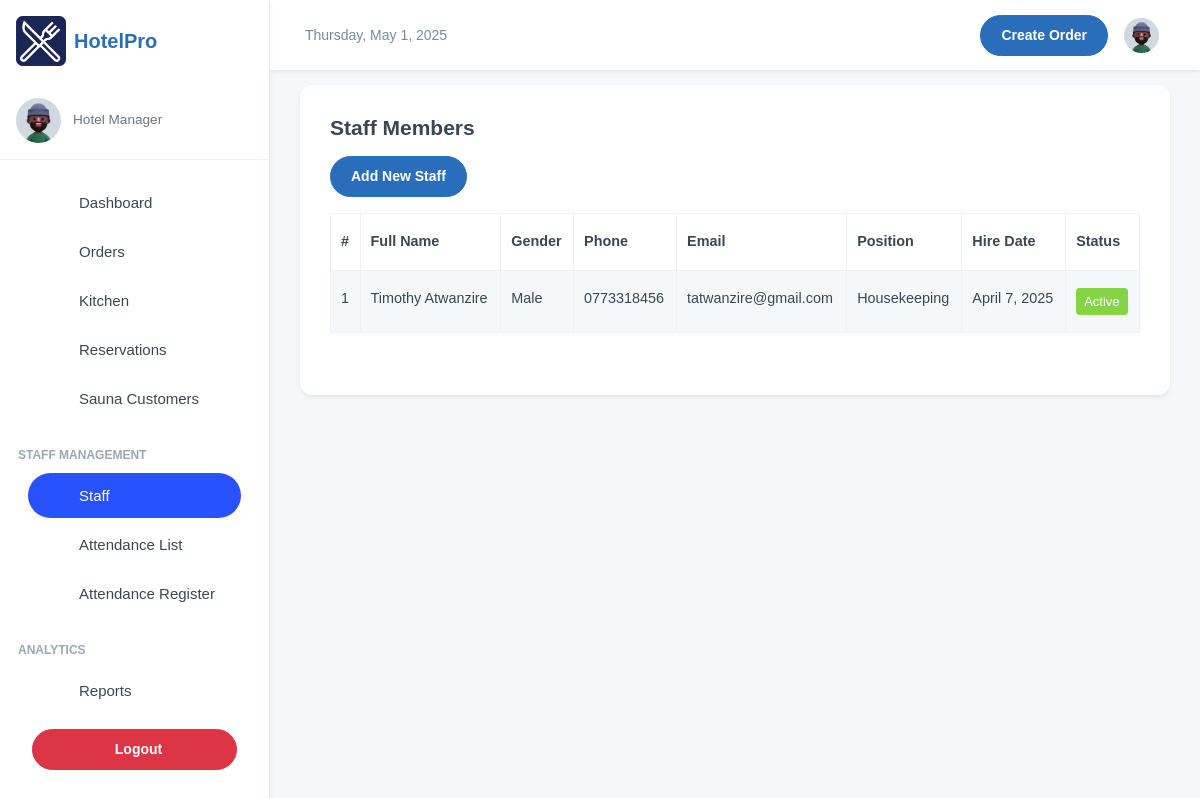
Page /staffing/staff/ (signed in) on the earlier database version.
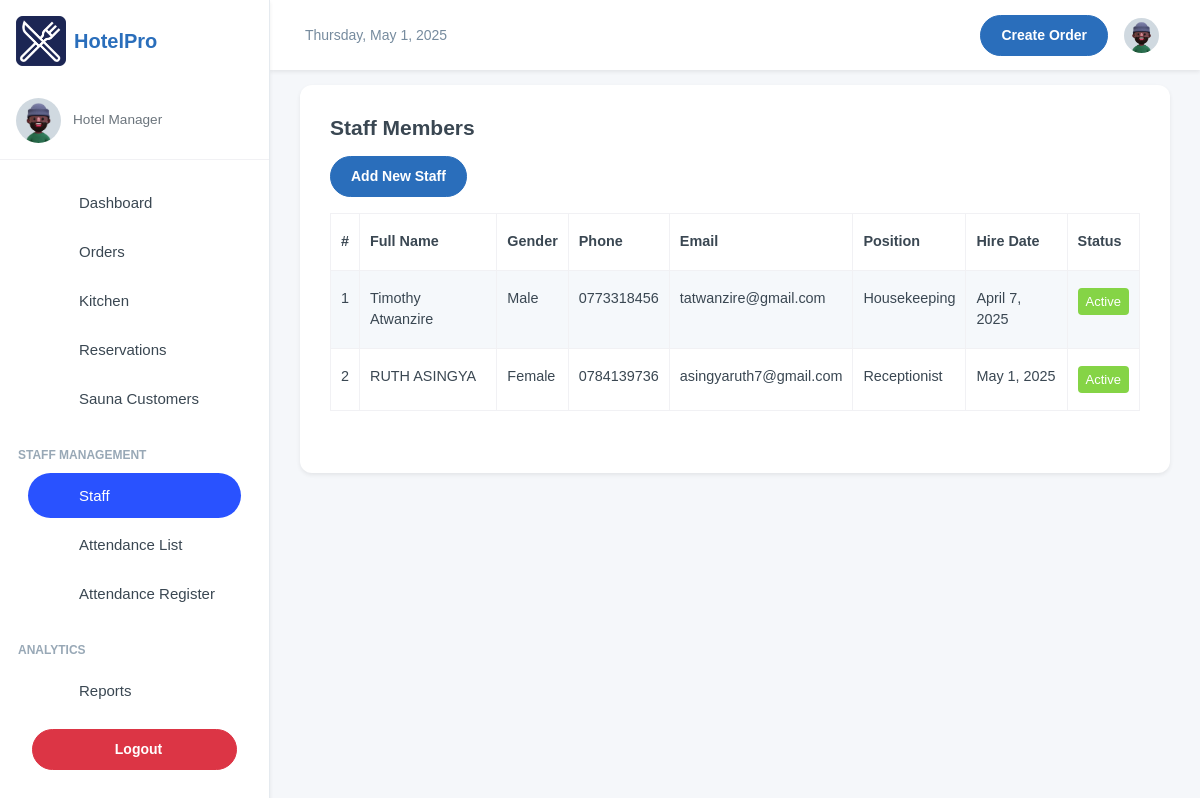
Same page on the later database version.
### staff/models.py (models this page shows, shortened)
class Staff(models.Model):
    GENDER_CHOICES = [
        ('M', 'Male'),
        ('F', 'Female'),
    ]
    POSITION_CHOICES = [
        ('Manager', 'Manager'),
        ('Receptionist', 'Receptionist'),
        ('Housekeeping', 'Housekeeping'),
        ('Chef', 'Chef'),
        ('Security', 'Security'),
        ('Waiter', 'Waiter'),
        ('Other', 'Other'),
    ]
    first_name = models.CharField(max_length=100)
    last_name = models.CharField(max_length=100)
    gender = models.CharField(max_length=1, choices=GENDER_CHOICES)
    phone_number = models.CharField(max_length=15, unique=True, blank=True, null=True)
    nin = models.CharField(max_length=20, unique=True, blank=True, null=True)
    email = models.EmailField(blank=True, null=True, unique=True)
    position = models.CharField(max_length=50, choices=POSITION_CHOICES, default='Other')
    hire_date = models.DateField(auto_now_add=True)
    is_active = models.BooleanField(default=True)
    profile_picture = models.ImageField(upload_to='staff_profiles/', null=True, blank=True)

### staff/views.py (the view)
# urls.py: path('staff/', views.staff_list, name='staff_list'),
@login_required
def staff_list(request):
    staff = Staff.objects.all()
    return render(request, 'staff_list.html', {'staff': staff})

### staff/templates/staff_list.html (shortened to what this page needs)
{% extends 'base.html' %}
{% block content %}
<div class="card">
    <div class="card-body">
        <div class="row">
            <h4 class="fw-semibold mb-2">Staff Members</h4>
            <div class="container mt-2">
                <div class="row">
                    <div class="col-auto">
                        <a href="{% url 'add_staff' %}" class="btn btn-primary">Add New Staff</a>
                    </div>
                </div>
                <table class="table table-striped table-bordered mt-3">
                    <thead class="thead-dark">
                        <tr>
                            <th>#</th>
                            <th>Full Name</th>
                            <th>Gender</th>
                            <th>Phone</th>
                            <th>Email</th>
                            <th>Position</th>
                            <th>Hire Date</th>
                            <th>Status</th>
                        </tr>
                    </thead>
                    <tbody>
                        {% for staff in staff %}
                        <tr>
                            <td>{{ forloop.counter }}</td>
                            <td>{{ staff.first_name }} {{ staff.last_name }}</td>
                            <td>{{ staff.get_gender_display }}</td>
                            <td>{{ staff.phone_number }}</td>
                            <td>{{ staff.email }}</td>
                            <td>{{ staff.position }}</td>
                            <td>{{ staff.hire_date }}</td>
                            <td>
                                {% if staff.is_active %}
                                <span class="badge bg-success">Active</span>
                                {% else %}
                                <span class="badge bg-danger">Inactive</span>
                                {% endif %}
                            </td>
                        </tr>
                        {% empty %}
                        <tr>
                            <td colspan="9" class="text-center">No staff members found</td>
                        </tr>
                        {% endfor %}
                    </tbody>
                </table>
            </div>
        </div>
    </div>
</div>
{% endblock content %}

Differences in the rows shown:
added Staff: first_name "RUTH", last_name "ASINGYA", gender "Female", phone_number "0784139736", email "asingyaruth7@gmail.com", position "Receptionist", hire_date "May 1, 2025", is_active "Active"
